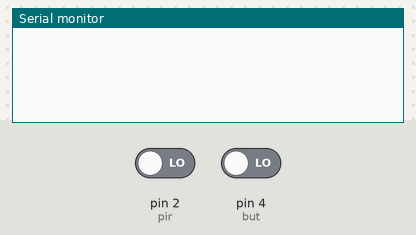
This sketch was run on a simulated Arduino Uno, built with avr-gcc and run on an emulated ATmega328P. Parts: the last lines printed to the serial monitor. The test bench sets the inputs (shaded band); at power-on: pin 2 (pir) LOW, pin 4 (but) LOW.

Above: at 3.2 s.
3.3 s: pin 2 (pir) driven HIGH
At 3.6 s:
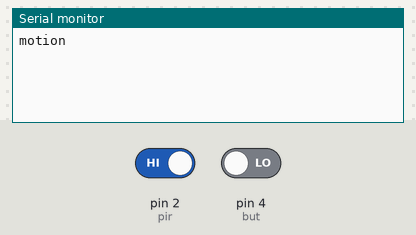
5.8 s: pin 2 (pir) driven LOW and pin 4 (but) driven HIGH
At 7.1 s:
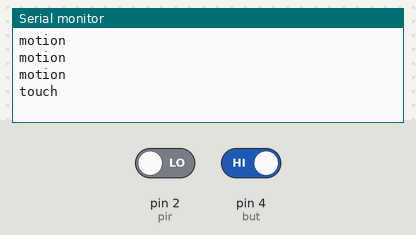

Measured:
- after the input at 3.3 s, the serial monitor: prints a new line at once (image 1)
- after the input at 5.8 s, the serial monitor: prints a new line after 0.50 s (image 2)

The sketch:

firmware_arduino.ino
```cpp
const int pir = 2;
const int but = 4;
int motion;
int touch;

void setup() {
  pinMode(pir, INPUT);
  pinMode(but, INPUT);
  Serial.begin(9600);
  delay(2000);
}

void loop() {
  motion = digitalRead(pir);
  touch = digitalRead(but);

  if (motion) {
    Serial.println("motion");
    delay(1000);
  } else if (touch) {
    Serial.println("touch");
    delay(1000);
  }


}
```
